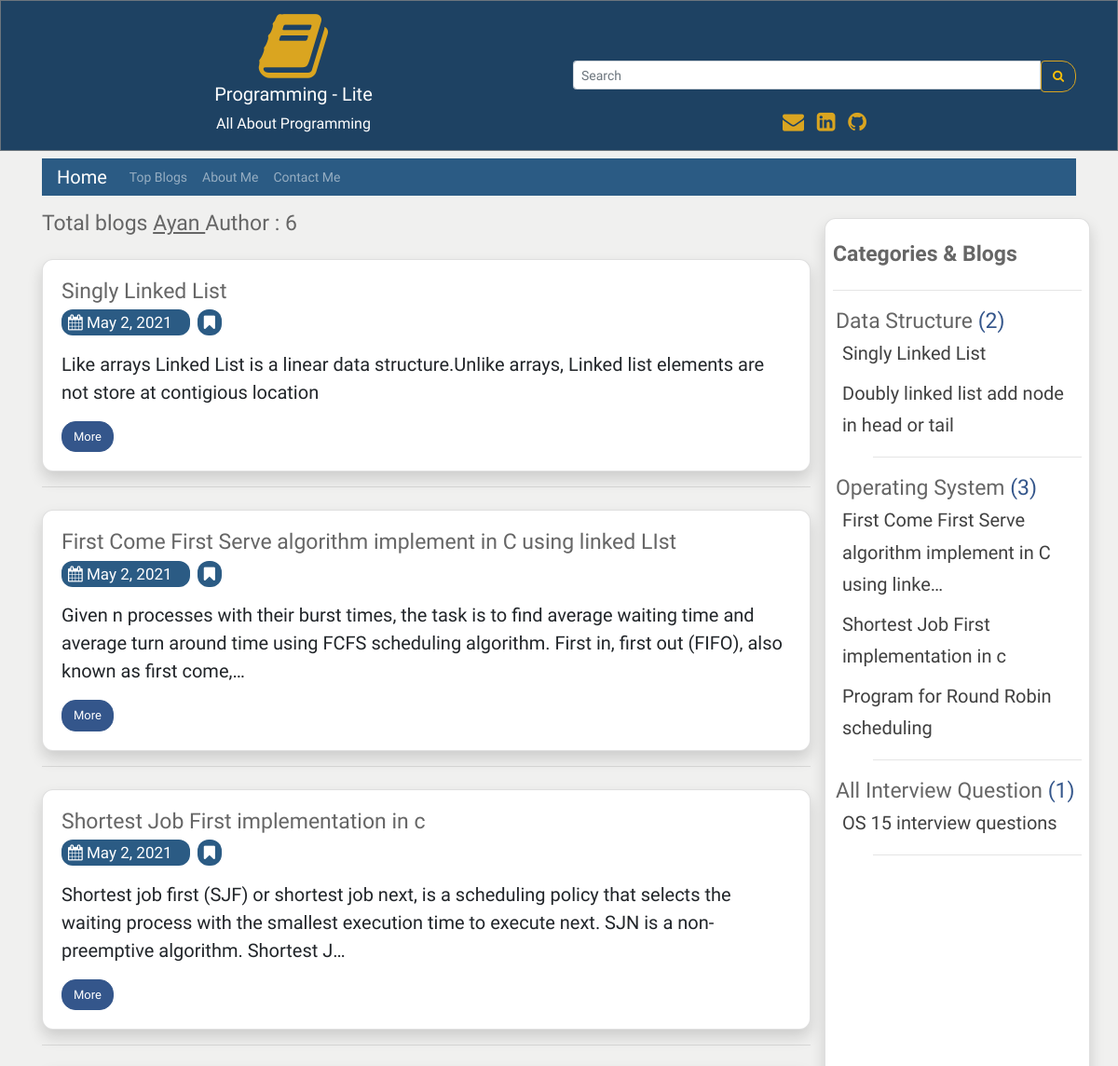
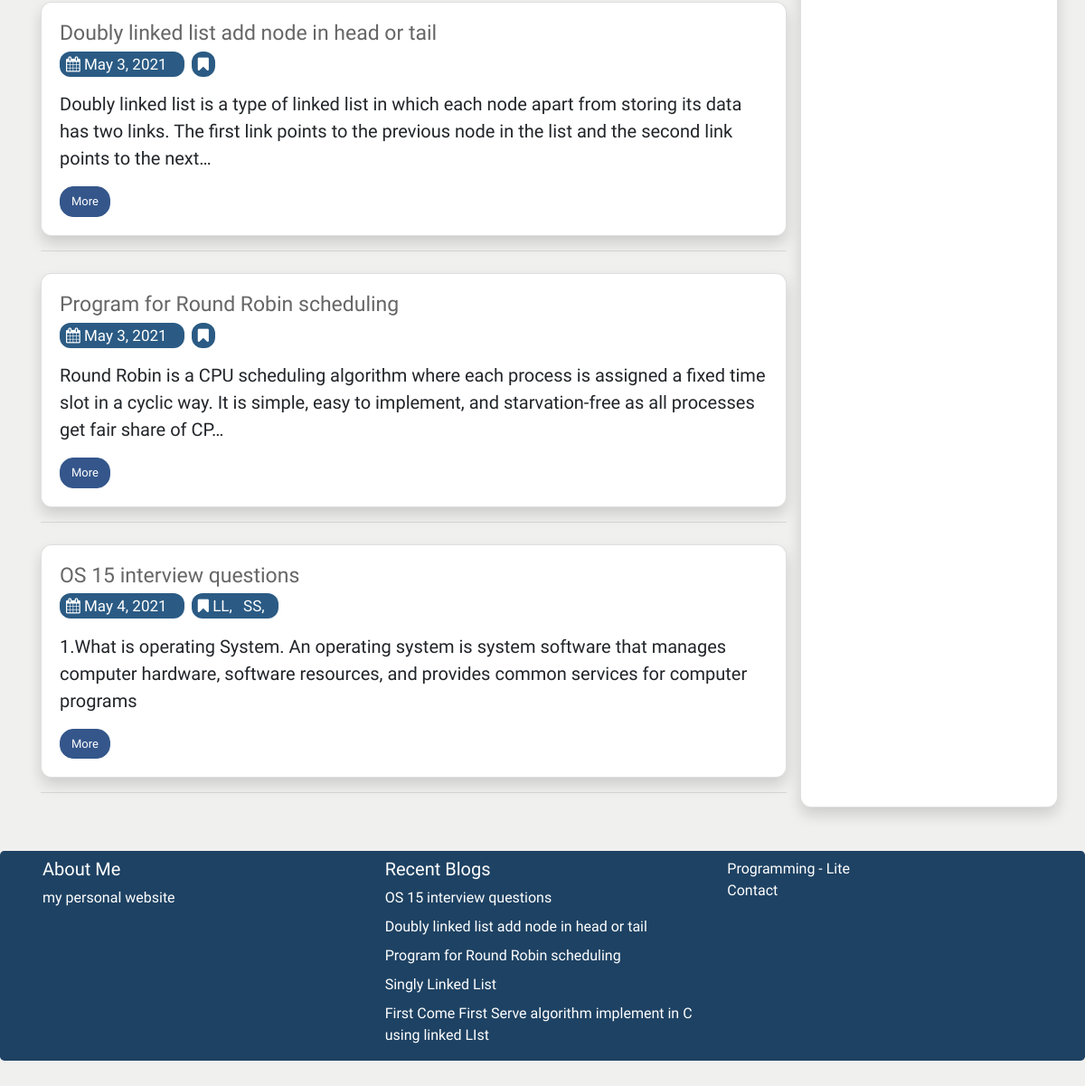
The page /author/Ayan on the database its author committed (2 pictures, top to bottom).
### user_panel_1/models.py (models this page shows, shortened)
class Blog(models.Model):
    cat_name = models.ForeignKey(Category, on_delete=models.CASCADE)
    blog_author = models.CharField(max_length=200)
    blog_priority = models.IntegerField(blank=True, null=True)
    blog_tags = TaggableManager()
    blog_title = models.CharField(max_length=200)
    blog_descriptions = models.CharField(max_length=600);
    blog_body = RichTextUploadingField(blank=True, null=True)
    blog_views = models.IntegerField(default=0)
    blog_updateDate = models.DateField()
    blog_date = models.DateField(auto_now_add=True, auto_now=False, blank=True)

class Category(models.Model):
    cat_name = models.CharField(max_length=300)
    cat_priority = models.IntegerField(blank=True, null=True);
    def __str__(self):
        return self.cat_name

### user_panel_1/views.py (the view)
# urls.py: path('author/<str:slug>', views.author, name='author'),
def author(request, slug):
    reacentBlog = Blog.objects.all().order_by('-blog_date')[0:5]
    author = Blog.objects.filter(blog_author__contains=slug)
    categorys = Blog.objects.all().select_related('cat_name')
    categorys = categorys.order_by('cat_name__cat_priority', 'cat_name', 'blog_priority') #sort all data
    total = author.count()
    query = slug
    context = {
        'author': author,
        'object_list': categorys,
        'recentBlog': reacentBlog,
        'total': total,
        'query': query,
    }
    return render(request, 'author.html', context)

### templates/author.html
{% extends 'base.html' %}
{% load static %}
{% block content %}
<h3 class="mt-3 title">Total blogs  <u> {{query}} </u> Author  : {{total}}</h3>
   {% for author in author %}
    <div class="card shadow mt-4 rounded">
    <div class="card-body">
         <h5 class="title">{{author.blog_title |truncatechars:100}}</h5>
    <p  class="description">
    <span class="activee mr-2">
    <a href="{% url 'date' slug=author.blog_date %}" class="mr-2 ur description text-white"><i class="fa fa-calendar" aria-hidden="true"></i>  {{ author.blog_date}} </a>
      </span>
   <span class="activee text-white">
         <i class="fa fa-bookmark" aria-hidden="true"></i>
         {% for tag in author.blog_tags.all %}
         <a href="{% url 'tags' tag.slug %}" class="mr-2 ur description text-white">  {{ tag.name}}, </a>
         {% endfor %}
                            </p>
         <p style="font-size: 20px;">{{author.blog_descriptions | truncatechars:200}}</p>
          <a href="{% url 'more_page' author.id author.blog_title%}" class="btn btn-info">More</a>
     </div>
    </div>
    <hr>
    {% endfor %}
{% endblock content %}

### templates/base.html (shortened to what this page needs)
{% load static %}
{% load humanize %}
<!DOCTYPE html>
<html lang="en">
<head>
  <link rel="stylesheet" href="https://maxcdn.bootstrapcdn.com/bootstrap/4.5.2/css/bootstrap.min.css">
  <link rel="stylesheet"
      href="//cdnjs.cloudflare.com/ajax/libs/highlight.js/10.7.2/styles/default.min.css">
    <link
      rel="stylesheet"
      href="https://cdnjs.cloudflare.com/ajax/libs/font-awesome/4.7.0/css/font-awesome.min.css"
    />
    <link
      rel="stylesheet"
      href="{% static 'css/style.css' %}"
    />
    <link href="https://cdn.jsdelivr.net/gh/gitbrent/bootstrap4-toggle@3.6.1/css/bootstrap4-toggle.min.css" rel="stylesheet">
</head>
<body style="background: hsl(84, 3%, 94%);">
<div class="jbc border border-secondary ">
 <div class="container mt-2 text-center">
 <div class="row">
     <div class="col-sm-6">
     <i class="fa fa-book logo" aria-hidden="true"></i><br>
 <h5 class="text-white">Programming - Lite</h5>
 <p class="text-white">All About Programming</p>
     </div>
     <div class="col-sm-6 mt-2">
        <form method="GET" action="{% url 'search' %}">
    <div class="input-group input-group-sm mt-5"  >
      <input type="text" class="form-control" placeholder="Search" name='search' required>
      <div class="input-group-btn">
        <button class="btn btn-outline-warning sb" type="submit"><i class="fa fa-search" aria-hidden="true"></i>
</button>
      </div>
    </div>
  </form>
       <div class="mt-3">
       <span class="text-style-two"><a href="mailto:aaziz9642@gmail.com" style="text-decoration: none; font-size:23px;" target="_blank" class="text-warning"><i class="fa fa-envelope pr-2" aria-hidden="true"></i> </a></span>
<span class="text-style-two"><a href="https://linkedin.com/in/azizur-rahman-720636165" style="text-decoration: none; font-size:23px;"  target="_blank" class="text-warning "><i class="fa fa-linkedin-square" aria-hidden="true"></i> </a></span>
<span class="text-style-two"><a href="https://github.com/ayanchyaziz123" style="text-decoration: none; font-size:23px;" target="_blank" class="text-warning"><i class="fa fa-github pl-2" aria-hidden="true"></i></a></span>
     </div>
     </div>
    </div>
</div>
 </div>
<div class="container">
    <nav class="navbar navbar-expand-lg navbar-dark bg-dark mt-2 pt-0 pb-0">
    {% url 'blog' as blog %}
  <a class="navbar-brand {% if request.path == blog %}active{% endif %}" href="{% url 'blog' %}">Home</a>
  <div
  class="collapse navbar-collapse" id="navbarsExampleDefault">
    <ul class="navbar-nav mr-auto">
    {% url 'topBlog' as topBlog%}
      <li class="nav-item {% if request.path == topBlog %}active{% endif %}">
        <a class="nav-link " href="{% url 'topBlog' %}">Top Blogs<span class="sr-only">(current)</span></a>
      </li>
      {% url 'about' as about %}
      <li class="nav-item {% if request.path == about %}active{% endif %}">
        <a class="nav-link " href="{% url 'about' %}">About Me<span class="sr-only">(current)</span></a>
      </li>
      {% url 'contact' as contact %}
      <li class="nav-item {% if request.path == contact %}active{% endif %}">
        <a class="nav-link" href="{% url 'contact' %}">Contact Me<span class="sr-only">(current)</span></a>
      </li>
    </ul>
  </div>
</nav>
<div class="row">
    <div class="col-sm-9">
    {% block content %}
    {% endblock content %}
    </div>
    <div class="col-sm-3 card shadow mt-4 rounded p-2">
     <h5 class="mt-3"><strong class="title">Categories & Blogs</strong></h5>
     <hr>
     {% regroup object_list by cat_name as cat_all %}
<ul>
{% for categories in cat_all %}
    <li style="list-style-type:none; margin-left:-37px;" class="title">{{ categories.grouper }} <span class="total-cat">({{ categories.list|length}}) </span>
    <ul style="list-style-type:none;">
        {% for blog in categories.list %}
          <li style="margin-left:-33px;"  class="ur {% if blog.id == more.id %}activee{% endif %}">
          <a href="{% url 'more_page' blog.id blog.blog_title%}" class="ur " style="font-size: 20px;">{{ blog.blog_title | truncatechars:60}}</li>
        {% endfor %}
        <hr>
    </ul>
    </li>
{% endfor %}
</ul>
    </div>
</div>
</div>
<div class="jumbotron mt-5 pb-0 pt-0 text-white" style="background:#1e4263;">
   <div class="container">
   <div class="row">
     <div class="col-sm-4">
     <h5 class="mt-2">About Me</h5>
     <a href="http://azizurrahmanayan.herokuapp.com/" target="_blank" class="text-white">my personal website</a>
     </div>
     <div class="col-sm-4">
      <p class="lead mt-2 mb-2">
        <h5 class="mt-2">Recent Blogs</h5>
        {% for recentBlogs in recentBlog %}
         <a href="{% url 'more_page' recentBlogs.id recentBlogs.blog_title%}"  class="text-white">{{recentBlogs.blog_title}}</a>
        <br>
        {% endfor %}
    </p>
     </div>
     <div class="col-sm-4">
      <p class="pt-2 pb-2"><a href="{% url 'blog' %}" class="text-white">Programming - Lite</a><br>
       <a href="{% url 'contact' %}" class="text-white">Contact</a></p>
     </div>
   </div>
</div>
</div>
</body>
</html>

### static/css/style.css (style rules this page uses)
:root { --bg-size: 100% 100%; --main_color: #fff; --title: 'Josefin Sans', sans-serif; --font-para: 'David Libre', serif; --btn-color: #bbe1fa; --btn-font-color: #000; --btn-font: 1.5rem; --eff: .3s all ease; }
* { font-family: var(--font-para); }
body { background: hsl(84, 3%, 94%) !important; }
.btn-info { background-color: #34568B !important; border-color: #34568B !important; }
.btn { outline: none !important; }
.bg-dark { background: #2b5b84 !important; }
.logo { font-size: 80px; color: #DAA520; }
li .nav-link { font-size: 14px !important; }
.btn { font-size: 13px !important; }
.description { color: #666666; font-size: 17px !important; }
.btn-outline-warning { border-color: #DAA520 !important; color: #DAA520 im !important; }
.title { color: #666; font-size: 23px !important; }
.btn-info { background-color: #2b5b84; border-color: #2b5b84; border-radius: 15px !important; }
.text-warning { color: #DAA520 !important; }
.ur { text-decoration: none !important; color: #404040; }
.rounded { border-radius: 12px !important; }
.activee { color: #fff !important; background: #2b5b84 !important; padding-left: 7px !important; padding-right: 7px !important; padding-bottom: 4px !important; padding-top: 4px !important; border-radius: 12px !important; }
.jbc { background-color: #1e4263 !important; }
.sb { border-top-right-radius: 15px !important; border-bottom-right-radius: 15px !important; }
.total-cat { color: #34568B !important; }

### rows shown on the page
Blog: blog_title "Singly Linked List", blog_date "May 2, 2021", blog_descriptions "Like arrays Linked List is a linear data structure.Unlike arrays, Linked list elements are not store at contigious location"
Blog: blog_title "First Come First Serve algorithm implement in C using linked LIst", blog_date "May 2, 2021", blog_descriptions "Given n processes with their burst times, the task is to find average waiting time and average turn around time using FCFS scheduling algorithm. First in, first out (FIFO), also known as first come,…", blog_title "First Come First Serve algorithm implement in C using linke…"
Blog: blog_title "Shortest Job First implementation in c", blog_date "May 2, 2021", blog_descriptions "Shortest job first (SJF) or shortest job next, is a scheduling policy that selects the waiting process with the smallest execution time to execute next. SJN is a non-preemptive algorithm. Shortest J…"
Blog: blog_title "Doubly linked list add node in head or tail", blog_date "May 3, 2021", blog_descriptions "Doubly linked list is a type of linked list in which each node apart from storing its data has two links. The first link points to the previous node in the list and the second link points to the next…"
Blog: blog_title "Program for Round Robin scheduling", blog_date "May 3, 2021", blog_descriptions "Round Robin is a CPU scheduling algorithm where each process is assigned a fixed time slot in a cyclic way. It is simple, easy to implement, and starvation-free as all processes get fair share of CP…"
Blog: blog_title "OS 15 interview questions", blog_date "May 4, 2021", blog_descriptions "1.What is operating System. An operating system is system software that manages computer hardware, software resources, and provides common services for computer programs"
Tag: name "LL"
Tag: name "SS"
Category: grouper "Data Structure", list|length "2"
Category: grouper "Operating System", list|length "3"
Category: grouper "All Interview Question", list|length "1"

### other values the page prints
{{ query }} "Ayan"
{{ total }} "6"
